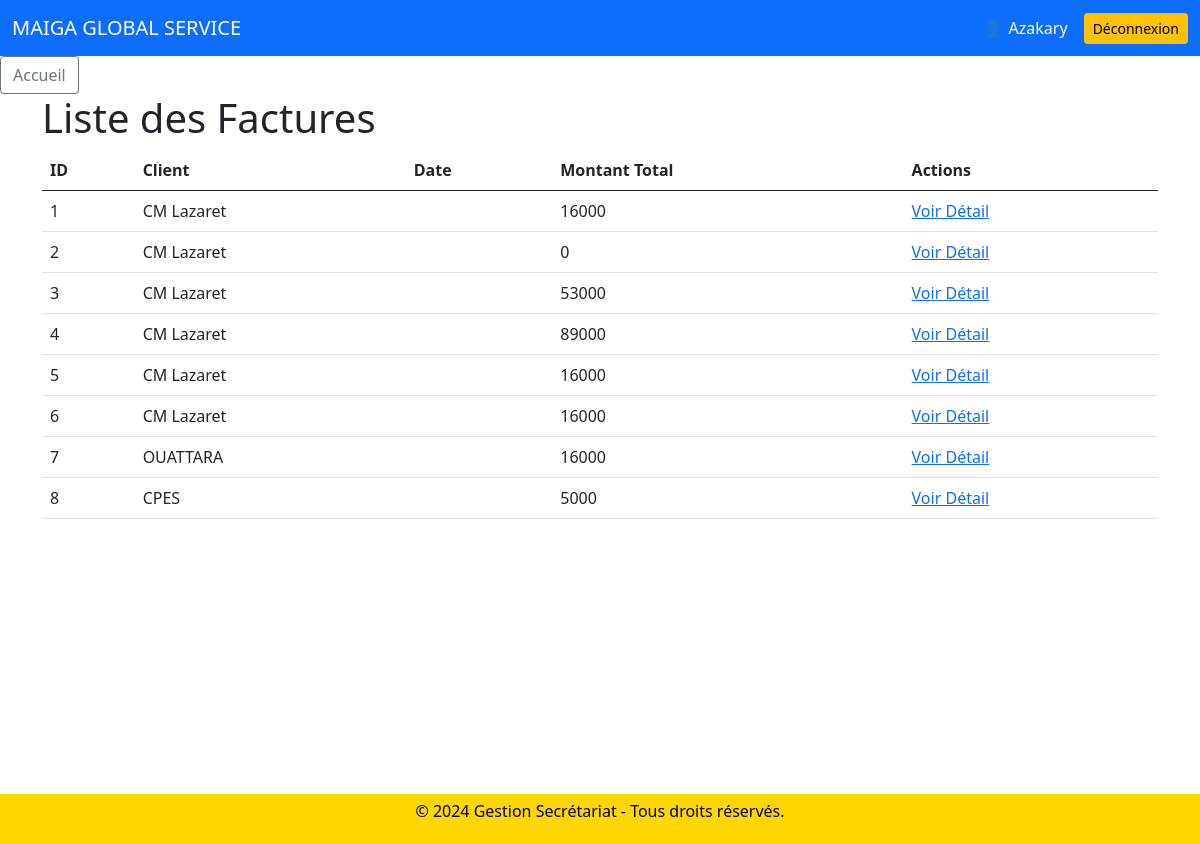
Before: /factures/liste/ (signed in) with the older database file.
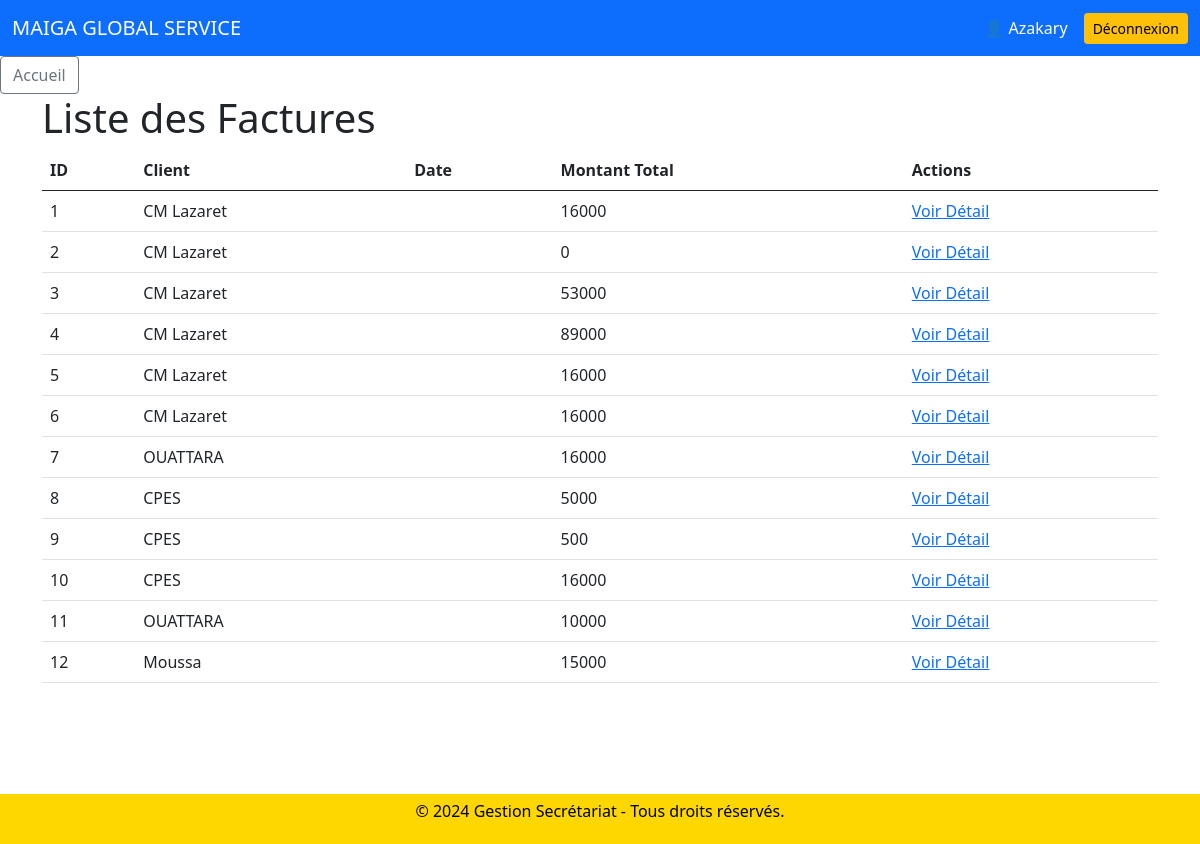
After: the same page with the newer database file.
### factures/models.py (models this page shows, shortened)
class Facture(models.Model):
    client = models.ForeignKey(Client, on_delete=models.CASCADE, related_name="factures")
    date_emission = models.DateField(auto_now_add=True)
    montant_total = models.DecimalField(max_digits=10, decimal_places=2, default=0)

### clients/models.py (models this page shows, shortened)
class Client(models.Model):
    nom = models.CharField(max_length=100)
    prenom = models.CharField(max_length=50, null=True, blank=True)
    email = models.CharField(max_length=255, default="default@example.com")
    telephone = models.CharField(max_length=20)

### factures/views.py (the view)
# urls.py: path('liste/', views.liste_factures, name='liste_factures'),
def liste_factures(request):
    factures = Facture.objects.all()
    return render(request, 'factures/liste_factures.html', {'factures': factures})

### factures/templates/factures/liste_factures.html
{% extends 'home/base.html' %}
{% block content %}
<h1>Liste des Factures</h1>
<table class="table">
    <thead>
        <tr>
            <th>ID</th>
            <th>Client</th>
            <th>Date</th>
            <th>Montant Total</th>
            <th>Actions</th>
        </tr>
    </thead>
    <tbody>
        {% for facture in factures %}
        <tr>
            <td>{{ facture.id }}</td>
            <td>{{ facture.client.nom }}</td>
            <td>{{ facture.date }}</td>
            <td>{{ facture.montant_total| floatformat:0 }}</td>
            <td>
                <a href="{% url 'factures:facture_detail' facture.id %}">Voir Détail</a>
            </td>
        </tr>
        {% endfor %}
    </tbody>
</table>
{% endblock %}

### home/templates/home/base.html (shortened to what this page needs)
<!DOCTYPE html>
<html lang="fr">
<head>
    <link href="https://cdn.jsdelivr.net/npm/bootstrap@5.1.0/dist/css/bootstrap.min.css" rel="stylesheet">
    <link href="https://cdnjs.cloudflare.com/ajax/libs/font-awesome/6.0.0/css/all.min.css" rel="stylesheet">
</head>
<body>
    <nav class="navbar navbar-expand-lg navbar-dark bg-primary">
        <div class="container-fluid">
            <a class="navbar-brand" href="{% url 'home' %}">MAIGA GLOBAL SERVICE</a>
            <div class="d-flex align-items-center">
                {% if user.is_authenticated %}
                    <span class="text-white me-3">
                        👤 {{ user.username }}
                    </span>
                    <form method="post" action="{% url 'logout' %}">
                        <button type="submit" class="btn btn-warning btn-sm">
                            Déconnexion
                        </button>
                    </form>
                {% else %}
                    <a href="{% url 'login' %}" class="btn btn-light btn-sm">
                        Connexion
                    </a>
                {% endif %}
            </div>
        </div>
    </nav>
    <a href="{% url 'home' %}" class="btn btn-outline-secondary">Accueil</a>
    <div class="container">
        {% block content %}{% endblock %}
    </div>
    <footer>
        <p>&copy; 2024 Gestion Secrétariat - Tous droits réservés.</p>
    </footer>
</body>
</html>

### home/templates/home/base.html (style rules this page uses)
html, body { height: 100%; margin: 0; }
.container { min-height: calc(100vh - 100px); padding-bottom: 50px; }
footer { height: 50px; background-color: #FFD700; color: black; display: flex; justify-content: center; align-items: center; position: relative; bottom: 0; width: 100%; }

Changed rows visible on the page:
added Facture: id "9", client.nom "CPES", montant_total "500"
added Facture: id "10", client.nom "CPES", montant_total "16000"
added Facture: id "11", client.nom "OUATTARA", montant_total "10000"
added Facture: id "12", client.nom "Moussa", montant_total "15000"
